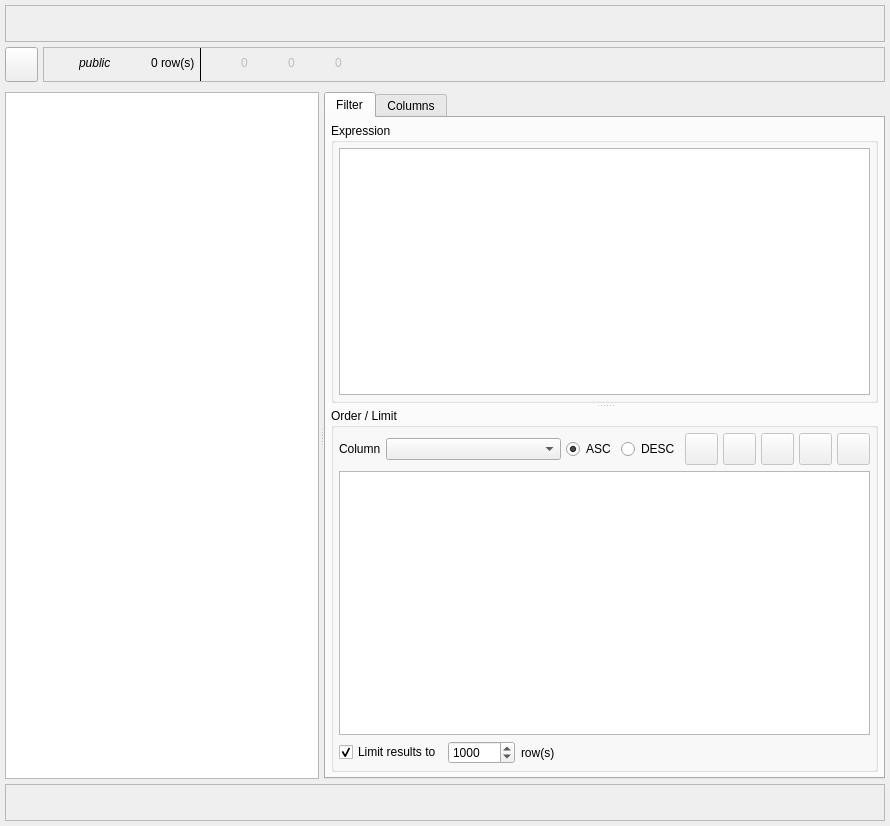
<?xml version="1.0" encoding="UTF-8"?>
<ui version="4.0">
 <class>DataGridWidget</class>
 <widget class="QWidget" name="DataGridWidget">
  <property name="geometry">
   <rect>
    <x>0</x>
    <y>0</y>
    <width>890</width>
    <height>826</height>
   </rect>
  </property>
  <property name="sizePolicy">
   <sizepolicy hsizetype="Expanding" vsizetype="Expanding">
    <horstretch>0</horstretch>
    <verstretch>0</verstretch>
   </sizepolicy>
  </property>
  <property name="windowTitle">
   <string>Form</string>
  </property>
  <layout class="QVBoxLayout" name="verticalLayout">
   <property name="spacing">
    <number>5</number>
   </property>
   <property name="leftMargin">
    <number>5</number>
   </property>
   <property name="topMargin">
    <number>5</number>
   </property>
   <property name="rightMargin">
    <number>5</number>
   </property>
   <property name="bottomMargin">
    <number>5</number>
   </property>
   <item>
    <widget class="QFrame" name="warning_frm">
     <property name="sizePolicy">
      <sizepolicy hsizetype="Preferred" vsizetype="Fixed">
       <horstretch>0</horstretch>
       <verstretch>0</verstretch>
      </sizepolicy>
     </property>
     <property name="minimumSize">
      <size>
       <width>0</width>
       <height>30</height>
      </size>
     </property>
     <property name="frameShape">
      <enum>QFrame::Shape::StyledPanel</enum>
     </property>
     <property name="frameShadow">
      <enum>QFrame::Shadow::Raised</enum>
     </property>
     <layout class="QGridLayout" name="gridLayout_4">
      <property name="leftMargin">
       <number>5</number>
      </property>
      <property name="topMargin">
       <number>5</number>
      </property>
      <property name="rightMargin">
       <number>5</number>
      </property>
      <property name="bottomMargin">
       <number>5</number>
      </property>
      <property name="spacing">
       <number>5</number>
      </property>
      <item row="0" column="1">
       <widget class="QLabel" name="warning_lbl">
        <property name="font">
         <font>
          <italic>false</italic>
          <bold>false</bold>
          <underline>false</underline>
          <strikeout>false</strikeout>
          <kerning>true</kerning>
         </font>
        </property>
        <property name="text">
         <string/>
        </property>
        <property name="wordWrap">
         <bool>true</bool>
        </property>
       </widget>
      </item>
      <item row="0" column="0">
       <widget class="QLabel" name="icon_lbl2">
        <property name="minimumSize">
         <size>
          <width>25</width>
          <height>25</height>
         </size>
        </property>
        <property name="maximumSize">
         <size>
          <width>25</width>
          <height>25</height>
         </size>
        </property>
        <property name="text">
         <string/>
        </property>
        <property name="textFormat">
         <enum>Qt::TextFormat::AutoText</enum>
        </property>
        <property name="pixmap">
         <pixmap resource="../../res/resources.qrc">:/icons/icons/alert.png</pixmap>
        </property>
        <property name="scaledContents">
         <bool>true</bool>
        </property>
       </widget>
      </item>
     </layout>
    </widget>
   </item>
   <item>
    <layout class="QHBoxLayout" name="horizontalLayout_9">
     <property name="spacing">
      <number>5</number>
     </property>
     <property name="bottomMargin">
      <number>0</number>
     </property>
     <item>
      <widget class="QToolButton" name="duplicate_tb">
       <property name="enabled">
        <bool>true</bool>
       </property>
       <property name="sizePolicy">
        <sizepolicy hsizetype="Fixed" vsizetype="Preferred">
         <horstretch>0</horstretch>
         <verstretch>0</verstretch>
        </sizepolicy>
       </property>
       <property name="font">
        <font>
         <pointsize>8</pointsize>
        </font>
       </property>
       <property name="toolTip">
        <string>&lt;p&gt;Duplicate this grid using the same filtering options in the new instance.&lt;/p&gt;</string>
       </property>
       <property name="text">
        <string/>
       </property>
       <property name="icon">
        <iconset resource="../../res/resources.qrc">
         <normaloff>:/icons/icons/duplicategrid.png</normaloff>:/icons/icons/duplicategrid.png</iconset>
       </property>
       <property name="iconSize">
        <size>
         <width>25</width>
         <height>25</height>
        </size>
       </property>
       <property name="shortcut">
        <string>Ctrl+Shift+D</string>
       </property>
       <property name="checkable">
        <bool>false</bool>
       </property>
       <property name="toolButtonStyle">
        <enum>Qt::ToolButtonStyle::ToolButtonIconOnly</enum>
       </property>
      </widget>
     </item>
     <item>
      <widget class="QFrame" name="tab_info_frm">
       <property name="sizePolicy">
        <sizepolicy hsizetype="Expanding" vsizetype="Preferred">
         <horstretch>0</horstretch>
         <verstretch>0</verstretch>
        </sizepolicy>
       </property>
       <property name="minimumSize">
        <size>
         <width>0</width>
         <height>35</height>
        </size>
       </property>
       <property name="frameShape">
        <enum>QFrame::Shape::StyledPanel</enum>
       </property>
       <layout class="QHBoxLayout" name="horizontalLayout">
        <property name="spacing">
         <number>5</number>
        </property>
        <property name="leftMargin">
         <number>0</number>
        </property>
        <property name="topMargin">
         <number>0</number>
        </property>
        <property name="rightMargin">
         <number>0</number>
        </property>
        <property name="bottomMargin">
         <number>0</number>
        </property>
        <item>
         <layout class="QHBoxLayout" name="horizontalLayout_11">
          <property name="spacing">
           <number>5</number>
          </property>
          <property name="leftMargin">
           <number>5</number>
          </property>
          <property name="rightMargin">
           <number>0</number>
          </property>
          <property name="bottomMargin">
           <number>2</number>
          </property>
          <item>
           <widget class="QLabel" name="schema_ico_lbl">
            <property name="sizePolicy">
             <sizepolicy hsizetype="Preferred" vsizetype="Fixed">
              <horstretch>0</horstretch>
              <verstretch>0</verstretch>
             </sizepolicy>
            </property>
            <property name="minimumSize">
             <size>
              <width>25</width>
              <height>25</height>
             </size>
            </property>
            <property name="maximumSize">
             <size>
              <width>25</width>
              <height>25</height>
             </size>
            </property>
            <property name="text">
             <string/>
            </property>
            <property name="textFormat">
             <enum>Qt::TextFormat::AutoText</enum>
            </property>
            <property name="pixmap">
             <pixmap resource="../../res/resources.qrc">:/icons/icons/schema.png</pixmap>
            </property>
            <property name="scaledContents">
             <bool>true</bool>
            </property>
           </widget>
          </item>
          <item>
           <widget class="QLabel" name="schema_lbl">
            <property name="sizePolicy">
             <sizepolicy hsizetype="Preferred" vsizetype="Fixed">
              <horstretch>0</horstretch>
              <verstretch>0</verstretch>
             </sizepolicy>
            </property>
            <property name="font">
             <font>
              <italic>true</italic>
             </font>
            </property>
            <property name="text">
             <string>public</string>
            </property>
            <property name="indent">
             <number>0</number>
            </property>
           </widget>
          </item>
         </layout>
        </item>
        <item>
         <layout class="QHBoxLayout" name="horizontalLayout_7">
          <property name="spacing">
           <number>5</number>
          </property>
          <property name="leftMargin">
           <number>5</number>
          </property>
          <property name="rightMargin">
           <number>0</number>
          </property>
          <property name="bottomMargin">
           <number>2</number>
          </property>
          <item>
           <widget class="QLabel" name="rows_cnt_ico_lbl">
            <property name="enabled">
             <bool>true</bool>
            </property>
            <property name="sizePolicy">
             <sizepolicy hsizetype="Preferred" vsizetype="Fixed">
              <horstretch>0</horstretch>
              <verstretch>0</verstretch>
             </sizepolicy>
            </property>
            <property name="minimumSize">
             <size>
              <width>25</width>
              <height>25</height>
             </size>
            </property>
            <property name="maximumSize">
             <size>
              <width>25</width>
              <height>25</height>
             </size>
            </property>
            <property name="toolTip">
             <string>&lt;html&gt;&lt;head/&gt;&lt;body&gt;&lt;p&gt;The total number of rows in the table.&lt;/p&gt;&lt;/body&gt;&lt;/html&gt;</string>
            </property>
            <property name="text">
             <string/>
            </property>
            <property name="textFormat">
             <enum>Qt::TextFormat::AutoText</enum>
            </property>
            <property name="pixmap">
             <pixmap resource="../../res/resources.qrc">:/icons/icons/tablerowcnt.png</pixmap>
            </property>
            <property name="scaledContents">
             <bool>true</bool>
            </property>
           </widget>
          </item>
          <item>
           <widget class="QLabel" name="rows_cnt_lbl">
            <property name="enabled">
             <bool>true</bool>
            </property>
            <property name="sizePolicy">
             <sizepolicy hsizetype="Preferred" vsizetype="Fixed">
              <horstretch>0</horstretch>
              <verstretch>0</verstretch>
             </sizepolicy>
            </property>
            <property name="font">
             <font>
              <italic>false</italic>
             </font>
            </property>
            <property name="text">
             <string>0 row(s)</string>
            </property>
            <property name="indent">
             <number>0</number>
            </property>
           </widget>
          </item>
         </layout>
        </item>
        <item>
         <widget class="Line" name="separator_ln">
          <property name="maximumSize">
           <size>
            <width>1</width>
            <height>16777215</height>
           </size>
          </property>
          <property name="autoFillBackground">
           <bool>false</bool>
          </property>
          <property name="frameShadow">
           <enum>QFrame::Shadow::Plain</enum>
          </property>
          <property name="lineWidth">
           <number>1</number>
          </property>
          <property name="orientation">
           <enum>Qt::Orientation::Vertical</enum>
          </property>
         </widget>
        </item>
        <item>
         <layout class="QHBoxLayout" name="horizontalLayout_2">
          <property name="spacing">
           <number>5</number>
          </property>
          <property name="leftMargin">
           <number>5</number>
          </property>
          <property name="rightMargin">
           <number>0</number>
          </property>
          <property name="bottomMargin">
           <number>2</number>
          </property>
          <item>
           <widget class="QLabel" name="rows_added_ico_lbl">
            <property name="enabled">
             <bool>false</bool>
            </property>
            <property name="sizePolicy">
             <sizepolicy hsizetype="Preferred" vsizetype="Fixed">
              <horstretch>0</horstretch>
              <verstretch>0</verstretch>
             </sizepolicy>
            </property>
            <property name="minimumSize">
             <size>
              <width>25</width>
              <height>25</height>
             </size>
            </property>
            <property name="maximumSize">
             <size>
              <width>25</width>
              <height>25</height>
             </size>
            </property>
            <property name="toolTip">
             <string>Number of rows marked to be added</string>
            </property>
            <property name="text">
             <string/>
            </property>
            <property name="textFormat">
             <enum>Qt::TextFormat::AutoText</enum>
            </property>
            <property name="pixmap">
             <pixmap resource="../../res/resources.qrc">:/icons/icons/addrow.png</pixmap>
            </property>
            <property name="scaledContents">
             <bool>true</bool>
            </property>
           </widget>
          </item>
          <item>
           <widget class="QLabel" name="rows_added_lbl">
            <property name="enabled">
             <bool>false</bool>
            </property>
            <property name="sizePolicy">
             <sizepolicy hsizetype="Preferred" vsizetype="Fixed">
              <horstretch>0</horstretch>
              <verstretch>0</verstretch>
             </sizepolicy>
            </property>
            <property name="text">
             <string>0</string>
            </property>
            <property name="indent">
             <number>0</number>
            </property>
           </widget>
          </item>
         </layout>
        </item>
        <item>
         <layout class="QHBoxLayout" name="horizontalLayout_4">
          <property name="spacing">
           <number>5</number>
          </property>
          <property name="leftMargin">
           <number>5</number>
          </property>
          <property name="rightMargin">
           <number>0</number>
          </property>
          <property name="bottomMargin">
           <number>2</number>
          </property>
          <item>
           <widget class="QLabel" name="rows_changed_ico_lbl">
            <property name="enabled">
             <bool>false</bool>
            </property>
            <property name="sizePolicy">
             <sizepolicy hsizetype="Preferred" vsizetype="Fixed">
              <horstretch>0</horstretch>
              <verstretch>0</verstretch>
             </sizepolicy>
            </property>
            <property name="minimumSize">
             <size>
              <width>25</width>
              <height>25</height>
             </size>
            </property>
            <property name="maximumSize">
             <size>
              <width>25</width>
              <height>25</height>
             </size>
            </property>
            <property name="toolTip">
             <string>Number of rows marked to be changed</string>
            </property>
            <property name="text">
             <string/>
            </property>
            <property name="textFormat">
             <enum>Qt::TextFormat::AutoText</enum>
            </property>
            <property name="pixmap">
             <pixmap resource="../../res/resources.qrc">:/icons/icons/bulkedit.png</pixmap>
            </property>
            <property name="scaledContents">
             <bool>true</bool>
            </property>
           </widget>
          </item>
          <item>
           <widget class="QLabel" name="rows_changed_lbl">
            <property name="enabled">
             <bool>false</bool>
            </property>
            <property name="sizePolicy">
             <sizepolicy hsizetype="Preferred" vsizetype="Fixed">
              <horstretch>0</horstretch>
              <verstretch>0</verstretch>
             </sizepolicy>
            </property>
            <property name="text">
             <string>0</string>
            </property>
            <property name="indent">
             <number>0</number>
            </property>
           </widget>
          </item>
         </layout>
        </item>
        <item>
         <layout class="QHBoxLayout" name="horizontalLayout_10">
          <property name="spacing">
           <number>5</number>
          </property>
          <property name="leftMargin">
           <number>5</number>
          </property>
          <property name="rightMargin">
           <number>0</number>
          </property>
          <property name="bottomMargin">
           <number>2</number>
          </property>
          <item>
           <widget class="QLabel" name="rows_deleted_ico_lbl">
            <property name="enabled">
             <bool>false</bool>
            </property>
            <property name="sizePolicy">
             <sizepolicy hsizetype="Preferred" vsizetype="Fixed">
              <horstretch>0</horstretch>
              <verstretch>0</verstretch>
             </sizepolicy>
            </property>
            <property name="minimumSize">
             <size>
              <width>25</width>
              <height>25</height>
             </size>
            </property>
            <property name="maximumSize">
             <size>
              <width>25</width>
              <height>25</height>
             </size>
            </property>
            <property name="toolTip">
             <string>Number of rows marked to be deleted</string>
            </property>
            <property name="text">
             <string/>
            </property>
            <property name="textFormat">
             <enum>Qt::TextFormat::AutoText</enum>
            </property>
            <property name="pixmap">
             <pixmap resource="../../res/resources.qrc">:/icons/icons/delrows.png</pixmap>
            </property>
            <property name="scaledContents">
             <bool>true</bool>
            </property>
           </widget>
          </item>
          <item>
           <widget class="QLabel" name="rows_deleted_lbl">
            <property name="enabled">
             <bool>false</bool>
            </property>
            <property name="sizePolicy">
             <sizepolicy hsizetype="Fixed" vsizetype="Fixed">
              <horstretch>0</horstretch>
              <verstretch>0</verstretch>
             </sizepolicy>
            </property>
            <property name="text">
             <string>0</string>
            </property>
            <property name="indent">
             <number>0</number>
            </property>
           </widget>
          </item>
         </layout>
        </item>
        <item>
         <spacer name="horizontalSpacer">
          <property name="orientation">
           <enum>Qt::Orientation::Horizontal</enum>
          </property>
          <property name="sizeHint" stdset="0">
           <size>
            <width>40</width>
            <height>20</height>
           </size>
          </property>
         </spacer>
        </item>
       </layout>
      </widget>
     </item>
    </layout>
   </item>
   <item>
    <widget class="QWidget" name="csv_load_parent" native="true">
     <property name="enabled">
      <bool>true</bool>
     </property>
     <property name="minimumSize">
      <size>
       <width>0</width>
       <height>0</height>
      </size>
     </property>
    </widget>
   </item>
   <item>
    <widget class="QSplitter" name="h_splitter">
     <property name="sizePolicy">
      <sizepolicy hsizetype="Expanding" vsizetype="Expanding">
       <horstretch>0</horstretch>
       <verstretch>0</verstretch>
      </sizepolicy>
     </property>
     <property name="orientation">
      <enum>Qt::Orientation::Horizontal</enum>
     </property>
     <property name="handleWidth">
      <number>5</number>
     </property>
     <property name="childrenCollapsible">
      <bool>false</bool>
     </property>
     <widget class="QTableWidget" name="results_tbw">
      <property name="enabled">
       <bool>true</bool>
      </property>
      <property name="sizePolicy">
       <sizepolicy hsizetype="Expanding" vsizetype="Preferred">
        <horstretch>0</horstretch>
        <verstretch>0</verstretch>
       </sizepolicy>
      </property>
      <property name="contextMenuPolicy">
       <enum>Qt::ContextMenuPolicy::CustomContextMenu</enum>
      </property>
      <property name="sizeAdjustPolicy">
       <enum>QAbstractScrollArea::SizeAdjustPolicy::AdjustIgnored</enum>
      </property>
      <property name="editTriggers">
       <set>QAbstractItemView::EditTrigger::AnyKeyPressed|QAbstractItemView::EditTrigger::DoubleClicked</set>
      </property>
      <property name="alternatingRowColors">
       <bool>true</bool>
      </property>
      <property name="selectionMode">
       <enum>QAbstractItemView::SelectionMode::ExtendedSelection</enum>
      </property>
      <property name="selectionBehavior">
       <enum>QAbstractItemView::SelectionBehavior::SelectItems</enum>
      </property>
      <property name="verticalScrollMode">
       <enum>QAbstractItemView::ScrollMode::ScrollPerItem</enum>
      </property>
      <property name="horizontalScrollMode">
       <enum>QAbstractItemView::ScrollMode::ScrollPerPixel</enum>
      </property>
      <property name="sortingEnabled">
       <bool>false</bool>
      </property>
      <property name="rowCount">
       <number>0</number>
      </property>
      <property name="columnCount">
       <number>0</number>
      </property>
      <attribute name="horizontalHeaderStretchLastSection">
       <bool>true</bool>
      </attribute>
     </widget>
     <widget class="QTabWidget" name="filter_tbw">
      <property name="enabled">
       <bool>true</bool>
      </property>
      <property name="currentIndex">
       <number>0</number>
      </property>
      <property name="iconSize">
       <size>
        <width>22</width>
        <height>22</height>
       </size>
      </property>
      <widget class="QWidget" name="tab">
       <attribute name="icon">
        <iconset resource="../../res/resources.qrc">
         <normaloff>:/icons/icons/filter.png</normaloff>:/icons/icons/filter.png</iconset>
       </attribute>
       <attribute name="title">
        <string>Filter</string>
       </attribute>
       <layout class="QGridLayout" name="gridLayout_6">
        <property name="leftMargin">
         <number>5</number>
        </property>
        <property name="topMargin">
         <number>5</number>
        </property>
        <property name="rightMargin">
         <number>5</number>
        </property>
        <property name="bottomMargin">
         <number>5</number>
        </property>
        <property name="spacing">
         <number>5</number>
        </property>
        <item row="0" column="0">
         <widget class="QSplitter" name="v_splitter">
          <property name="orientation">
           <enum>Qt::Orientation::Vertical</enum>
          </property>
          <property name="handleWidth">
           <number>5</number>
          </property>
          <property name="childrenCollapsible">
           <bool>false</bool>
          </property>
          <widget class="QGroupBox" name="filter_grp">
           <property name="title">
            <string>Expression</string>
           </property>
           <layout class="QGridLayout" name="gridLayout_11">
            <property name="leftMargin">
             <number>5</number>
            </property>
            <property name="topMargin">
             <number>5</number>
            </property>
            <property name="rightMargin">
             <number>5</number>
            </property>
            <property name="bottomMargin">
             <number>5</number>
            </property>
            <property name="spacing">
             <number>5</number>
            </property>
            <item row="0" column="0">
             <widget class="QPlainTextEdit" name="filter_txt">
              <property name="sizePolicy">
               <sizepolicy hsizetype="Expanding" vsizetype="Expanding">
                <horstretch>0</horstretch>
                <verstretch>0</verstretch>
               </sizepolicy>
              </property>
              <property name="minimumSize">
               <size>
                <width>0</width>
                <height>0</height>
               </size>
              </property>
             </widget>
            </item>
           </layout>
          </widget>
          <widget class="QGroupBox" name="order_by_grp">
           <property name="title">
            <string>Order / Limit</string>
           </property>
           <layout class="QVBoxLayout" name="verticalLayout_2">
            <property name="leftMargin">
             <number>5</number>
            </property>
            <property name="topMargin">
             <number>5</number>
            </property>
            <property name="rightMargin">
             <number>5</number>
            </property>
            <property name="bottomMargin">
             <number>5</number>
            </property>
            <item>
             <layout class="QHBoxLayout" name="horizontalLayout_8">
              <property name="spacing">
               <number>5</number>
              </property>
              <item>
               <widget class="QLabel" name="column_lbl">
                <property name="sizePolicy">
                 <sizepolicy hsizetype="Fixed" vsizetype="Preferred">
                  <horstretch>0</horstretch>
                  <verstretch>0</verstretch>
                 </sizepolicy>
                </property>
                <property name="text">
                 <string>Column</string>
                </property>
               </widget>
              </item>
              <item>
               <widget class="QComboBox" name="ord_column_cmb">
                <property name="sizePolicy">
                 <sizepolicy hsizetype="Expanding" vsizetype="Fixed">
                  <horstretch>0</horstretch>
                  <verstretch>0</verstretch>
                 </sizepolicy>
                </property>
                <property name="insertPolicy">
                 <enum>QComboBox::InsertPolicy::InsertAlphabetically</enum>
                </property>
                <property name="iconSize">
                 <size>
                  <width>28</width>
                  <height>28</height>
                 </size>
                </property>
               </widget>
              </item>
              <item>
               <widget class="QRadioButton" name="asc_rb">
                <property name="sizePolicy">
                 <sizepolicy hsizetype="Fixed" vsizetype="Fixed">
                  <horstretch>0</horstretch>
                  <verstretch>0</verstretch>
                 </sizepolicy>
                </property>
                <property name="text">
                 <string>ASC</string>
                </property>
                <property name="checked">
                 <bool>true</bool>
                </property>
               </widget>
              </item>
              <item>
               <widget class="QRadioButton" name="desc_rb">
                <property name="sizePolicy">
                 <sizepolicy hsizetype="Fixed" vsizetype="Fixed">
                  <horstretch>0</horstretch>
                  <verstretch>0</verstretch>
                 </sizepolicy>
                </property>
                <property name="text">
                 <string>DESC</string>
                </property>
               </widget>
              </item>
              <item>
               <layout class="QHBoxLayout" name="horizontalLayout_6">
                <property name="spacing">
                 <number>5</number>
                </property>
                <item>
                 <widget class="QToolButton" name="add_ord_col_tb">
                  <property name="enabled">
                   <bool>false</bool>
                  </property>
                  <property name="sizePolicy">
                   <sizepolicy hsizetype="Fixed" vsizetype="Fixed">
                    <horstretch>0</horstretch>
                    <verstretch>0</verstretch>
                   </sizepolicy>
                  </property>
                  <property name="minimumSize">
                   <size>
                    <width>0</width>
                    <height>0</height>
                   </size>
                  </property>
                  <property name="toolTip">
                   <string>Add Item</string>
                  </property>
                  <property name="text">
                   <string/>
                  </property>
                  <property name="icon">
                   <iconset resource="../../res/resources.qrc">
                    <normaloff>:/icons/icons/add.png</normaloff>:/icons/icons/add.png</iconset>
                  </property>
                  <property name="iconSize">
                   <size>
                    <width>25</width>
                    <height>25</height>
                   </size>
                  </property>
                 </widget>
                </item>
                <item>
                 <widget class="QToolButton" name="rem_ord_col_tb">
                  <property name="enabled">
                   <bool>false</bool>
                  </property>
                  <property name="sizePolicy">
                   <sizepolicy hsizetype="Fixed" vsizetype="Fixed">
                    <horstretch>0</horstretch>
                    <verstretch>0</verstretch>
                   </sizepolicy>
                  </property>
                  <property name="minimumSize">
                   <size>
                    <width>0</width>
                    <height>0</height>
                   </size>
                  </property>
                  <property name="toolTip">
                   <string>Remove Item</string>
                  </property>
                  <property name="text">
                   <string/>
                  </property>
                  <property name="icon">
                   <iconset resource="../../res/resources.qrc">
                    <normaloff>:/icons/icons/remove.png</normaloff>:/icons/icons/remove.png</iconset>
                  </property>
                  <property name="iconSize">
                   <size>
                    <width>25</width>
                    <height>25</height>
                   </size>
                  </property>
                 </widget>
                </item>
                <item>
                 <widget class="QToolButton" name="clear_ord_cols_tb">
                  <property name="enabled">
                   <bool>false</bool>
                  </property>
                  <property name="sizePolicy">
                   <sizepolicy hsizetype="Fixed" vsizetype="Fixed">
                    <horstretch>0</horstretch>
                    <verstretch>0</verstretch>
                   </sizepolicy>
                  </property>
                  <property name="minimumSize">
                   <size>
                    <width>0</width>
                    <height>0</height>
                   </size>
                  </property>
                  <property name="toolTip">
                   <string>Clear the order by columns list</string>
                  </property>
                  <property name="text">
                   <string/>
                  </property>
                  <property name="icon">
                   <iconset resource="../../res/resources.qrc">
                    <normaloff>:/icons/icons/cleartext.png</normaloff>:/icons/icons/cleartext.png</iconset>
                  </property>
                  <property name="iconSize">
                   <size>
                    <width>25</width>
                    <height>25</height>
                   </size>
                  </property>
                 </widget>
                </item>
                <item>
                 <widget class="QToolButton" name="move_up_tb">
                  <property name="enabled">
                   <bool>false</bool>
                  </property>
                  <property name="sizePolicy">
                   <sizepolicy hsizetype="Fixed" vsizetype="Fixed">
                    <horstretch>0</horstretch>
                    <verstretch>0</verstretch>
                   </sizepolicy>
                  </property>
                  <property name="minimumSize">
                   <size>
                    <width>0</width>
                    <height>0</height>
                   </size>
                  </property>
                  <property name="toolTip">
                   <string>Move selected item up</string>
                  </property>
                  <property name="text">
                   <string/>
                  </property>
                  <property name="icon">
                   <iconset resource="../../res/resources.qrc">
                    <normaloff>:/icons/icons/moveup.png</normaloff>:/icons/icons/moveup.png</iconset>
                  </property>
                  <property name="iconSize">
                   <size>
                    <width>25</width>
                    <height>25</height>
                   </size>
                  </property>
                 </widget>
                </item>
                <item>
                 <widget class="QToolButton" name="move_down_tb">
                  <property name="enabled">
                   <bool>false</bool>
                  </property>
                  <property name="sizePolicy">
                   <sizepolicy hsizetype="Fixed" vsizetype="Fixed">
                    <horstretch>0</horstretch>
                    <verstretch>0</verstretch>
                   </sizepolicy>
                  </property>
                  <property name="minimumSize">
                   <size>
                    <width>0</width>
                    <height>0</height>
                   </size>
                  </property>
                  <property name="toolTip">
                   <string>Move selected item down</string>
                  </property>
                  <property name="text">
                   <string/>
                  </property>
                  <property name="icon">
                   <iconset resource="../../res/resources.qrc">
                    <normaloff>:/icons/icons/movedown.png</normaloff>:/icons/icons/movedown.png</iconset>
                  </property>
                  <property name="iconSize">
                   <size>
                    <width>25</width>
                    <height>25</height>
                   </size>
                  </property>
                 </widget>
                </item>
               </layout>
              </item>
             </layout>
            </item>
            <item>
             <widget class="QListWidget" name="ord_columns_lst">
              <property name="sizePolicy">
               <sizepolicy hsizetype="Expanding" vsizetype="Expanding">
                <horstretch>0</horstretch>
                <verstretch>0</verstretch>
               </sizepolicy>
              </property>
              <property name="iconSize">
               <size>
                <width>28</width>
                <height>28</height>
               </size>
              </property>
             </widget>
            </item>
            <item>
             <layout class="QHBoxLayout" name="horizontalLayout_15">
              <property name="bottomMargin">
               <number>0</number>
              </property>
              <item>
               <widget class="QCheckBox" name="limit_chk">
                <property name="sizePolicy">
                 <sizepolicy hsizetype="Preferred" vsizetype="Fixed">
                  <horstretch>0</horstretch>
                  <verstretch>0</verstretch>
                 </sizepolicy>
                </property>
                <property name="text">
                 <string>Limit results to</string>
                </property>
                <property name="checked">
                 <bool>true</bool>
                </property>
               </widget>
              </item>
              <item>
               <widget class="QSpinBox" name="limit_spb">
                <property name="sizePolicy">
                 <sizepolicy hsizetype="Preferred" vsizetype="Fixed">
                  <horstretch>0</horstretch>
                  <verstretch>0</verstretch>
                 </sizepolicy>
                </property>
                <property name="suffix">
                 <string/>
                </property>
                <property name="minimum">
                 <number>0</number>
                </property>
                <property name="maximum">
                 <number>1000000</number>
                </property>
                <property name="singleStep">
                 <number>50</number>
                </property>
                <property name="value">
                 <number>1000</number>
                </property>
               </widget>
              </item>
              <item>
               <widget class="QLabel" name="rows_lbl">
                <property name="sizePolicy">
                 <sizepolicy hsizetype="Expanding" vsizetype="Preferred">
                  <horstretch>0</horstretch>
                  <verstretch>0</verstretch>
                 </sizepolicy>
                </property>
                <property name="text">
                 <string>row(s)</string>
                </property>
                <property name="indent">
                 <number>0</number>
                </property>
               </widget>
              </item>
             </layout>
            </item>
           </layout>
          </widget>
         </widget>
        </item>
       </layout>
      </widget>
      <widget class="QWidget" name="tab_2">
       <attribute name="icon">
        <iconset resource="../../res/resources.qrc">
         <normaloff>:/icons/icons/column.png</normaloff>:/icons/icons/column.png</iconset>
       </attribute>
       <attribute name="title">
        <string>Columns</string>
       </attribute>
       <layout class="QGridLayout" name="gridLayout_8">
        <property name="leftMargin">
         <number>5</number>
        </property>
        <property name="topMargin">
         <number>5</number>
        </property>
        <property name="rightMargin">
         <number>5</number>
        </property>
        <property name="bottomMargin">
         <number>5</number>
        </property>
        <property name="verticalSpacing">
         <number>5</number>
        </property>
        <item row="0" column="0">
         <widget class="QListWidget" name="columns_lst">
          <property name="selectionMode">
           <enum>QAbstractItemView::SelectionMode::SingleSelection</enum>
          </property>
          <property name="iconSize">
           <size>
            <width>28</width>
            <height>28</height>
           </size>
          </property>
         </widget>
        </item>
        <item row="1" column="0">
         <layout class="QHBoxLayout" name="horizontalLayout_3">
          <property name="spacing">
           <number>5</number>
          </property>
          <item>
           <spacer name="horizontalSpacer_3">
            <property name="orientation">
             <enum>Qt::Orientation::Horizontal</enum>
            </property>
            <property name="sizeHint" stdset="0">
             <size>
              <width>58</width>
              <height>20</height>
             </size>
            </property>
           </spacer>
          </item>
          <item>
           <widget class="QToolButton" name="select_all_tb">
            <property name="sizePolicy">
             <sizepolicy hsizetype="Preferred" vsizetype="Preferred">
              <horstretch>0</horstretch>
              <verstretch>0</verstretch>
             </sizepolicy>
            </property>
            <property name="text">
             <string>Select all</string>
            </property>
           </widget>
          </item>
          <item>
           <widget class="QToolButton" name="clear_all_tb">
            <property name="sizePolicy">
             <sizepolicy hsizetype="Preferred" vsizetype="Preferred">
              <horstretch>0</horstretch>
              <verstretch>0</verstretch>
             </sizepolicy>
            </property>
            <property name="text">
             <string>Clear all</string>
            </property>
           </widget>
          </item>
          <item>
           <spacer name="horizontalSpacer_2">
            <property name="orientation">
             <enum>Qt::Orientation::Horizontal</enum>
            </property>
            <property name="sizeHint" stdset="0">
             <size>
              <width>58</width>
              <height>20</height>
             </size>
            </property>
           </spacer>
          </item>
         </layout>
        </item>
       </layout>
      </widget>
     </widget>
    </widget>
   </item>
   <item>
    <widget class="QFrame" name="result_info_frm">
     <property name="minimumSize">
      <size>
       <width>0</width>
       <height>0</height>
      </size>
     </property>
     <property name="frameShape">
      <enum>QFrame::Shape::StyledPanel</enum>
     </property>
     <layout class="QHBoxLayout" name="horizontalLayout_5">
      <property name="spacing">
       <number>5</number>
      </property>
      <property name="leftMargin">
       <number>5</number>
      </property>
      <property name="topMargin">
       <number>5</number>
      </property>
      <property name="rightMargin">
       <number>5</number>
      </property>
      <property name="bottomMargin">
       <number>5</number>
      </property>
      <item>
       <widget class="QLabel" name="icon_lbl2_2">
        <property name="minimumSize">
         <size>
          <width>25</width>
          <height>25</height>
         </size>
        </property>
        <property name="maximumSize">
         <size>
          <width>25</width>
          <height>25</height>
         </size>
        </property>
        <property name="text">
         <string/>
        </property>
        <property name="textFormat">
         <enum>Qt::TextFormat::AutoText</enum>
        </property>
        <property name="pixmap">
         <pixmap resource="../../res/resources.qrc">:/icons/icons/info.png</pixmap>
        </property>
        <property name="scaledContents">
         <bool>true</bool>
        </property>
       </widget>
      </item>
      <item>
       <widget class="QLabel" name="result_info_lbl">
        <property name="sizePolicy">
         <sizepolicy hsizetype="Preferred" vsizetype="Preferred">
          <horstretch>0</horstretch>
          <verstretch>0</verstretch>
         </sizepolicy>
        </property>
        <property name="font">
         <font>
          <italic>false</italic>
         </font>
        </property>
        <property name="text">
         <string/>
        </property>
        <property name="indent">
         <number>-1</number>
        </property>
       </widget>
      </item>
     </layout>
    </widget>
   </item>
  </layout>
 </widget>
 <resources>
  <include location="../../res/resources.qrc"/>
 </resources>
 <connections/>
</ui>
